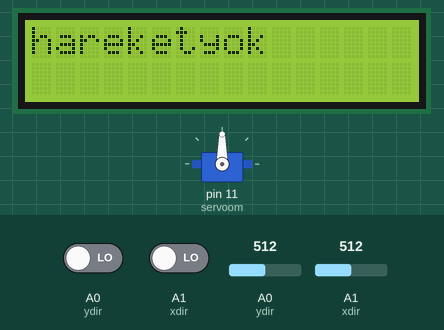
Bench run of a sketch on a simulated Arduino Uno, built with avr-gcc and run on an emulated ATmega328P. Shown: 16×2 character LCD, servo. The test bench sets the inputs (shaded band); at power-on: A0 (ydir) LOW, A1 (xdir) LOW, A0 (ydir) = 512, A1 (xdir) = 512. What the sketch prints to the serial monitor is not drawn.

Above: at 1.8 s.
1.9 s: A0 (ydir) driven HIGH
At 6.7 s:
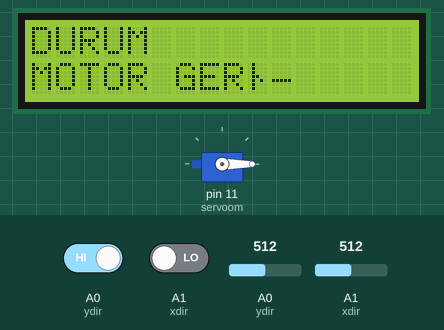
9.3 s: A1 (xdir) driven HIGH
At 11.9 s:
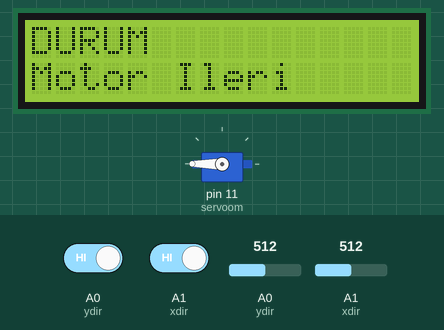
18.4 s: A1 (xdir) driven LOW
At 23.5 s:
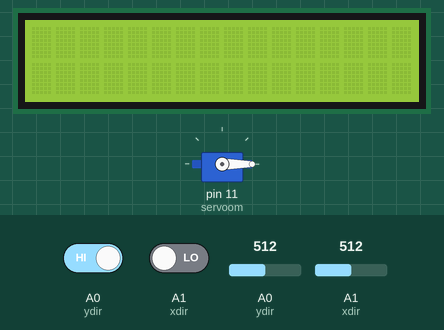
27.5 s: A0 (ydir) driven LOW
At 30.7 s:
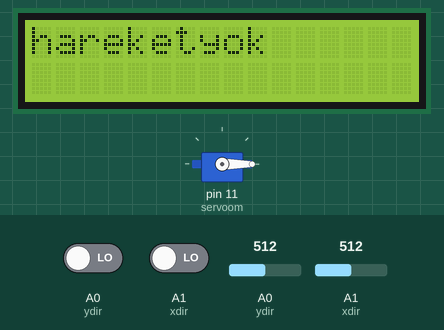
Timing chart, 0 to 32.2 s (numbered marks = the images above; inputs shaded):
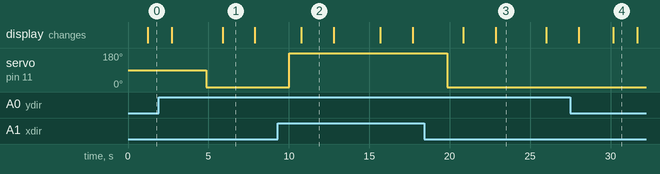

The sketch:

servokont.ino
```cpp
//Tuncer Yılmaz--Arduino UNO ile-Joystick ile Servo Motor

#include <LiquidCrystal.h> //LCD kütüphanesini kodumuza dahil ediyoruz
#include <Servo.h> //Servo kütüphanesini kodumuza dahil ediyoruz

int ydir = A0; //Bağladığımız pinlere göre tanımlamalarımızı yapıyoruz
int xdir = A1;

int xposit = 0;
int yposit = 0;

 int ileri ;
 int geri;
Servo servoom; // motora isim veriyoruz
LiquidCrystal lcd(7, 6, 5, 4, 3, 2); //LCD pinlerini tanımlıyoruz


void setup()
{

  Serial.begin(9600);
  lcd.begin(16, 2);
  pinMode(xdir, INPUT); //buzzer pinini INPUT olarak tanımlıyoruz
  pinMode(ydir, INPUT);
  servoom.attach(11); //motorun bağlı olduğu pin 11


}

void loop() {

  xposit=map(analogRead(xdir),0,1023,0,180);
  yposit=map(analogRead(ydir),0,1023,0,180);


  Serial.print("  ");

  lcd.print("  ");


  lcd.setCursor(0, 0);
  delay(1000); //1000 milisaniye bekle
  // değerleri 1 saniye boyunca ekranda göreceğiz


  lcd.clear(); //Ekranı temizle
  delay(150); //150 milisaniye bekle
  //----------------------------------------------------------------------
  ileri = digitalRead(xdir);
  geri= digitalRead(ydir);

  if (ileri==HIGH) //
  {

    servoom.write(180);
    delay(750);
    Serial.print("MOTOR ILERI");
    lcd.setCursor(0, 0);   //İmleci 1. sütuna al .birinci değer sütun
    lcd.print("DURUM");
    lcd.setCursor(0, 1);   //İmleci 1. sütuna al .birinci değer sütun
    lcd.print("Motor Ileri");
    delay(1000);
  }
  else if(geri==HIGH)
  {
    servoom.write(0); // motoru hareket ettirmek için
    delay(1000);

    Serial.println("MOTOR GERİ"); //Belirlediğimiz kıstaslara uymayan diğer değerler
    lcd.setCursor(0, 0);   //İmleci 1. sütun 1.satıra al .birinci değer sütun ikinci değer satır
    lcd.print("DURUM");
    lcd.setCursor(0, 1); //İmleci 2. satır 1. sütuna al
    lcd.print("MOTOR GERİ");
    delay(1000);
  }

  else {

    Serial.print("hareketyok");
    lcd.print("hareketyok");
    delay(500);
  }

  Serial.println(); //Serial monitörde bir satır aşağı geç
  delay(1000); //1000 milisaniye bekle
  lcd.clear(); //LCD ekranı temizle
  delay(1000);

}
```

Measured:
- after the input at 1.9 s, servo on pin 11 (servoom): 90° → 0° after 3.0 s
- after the input at 9.3 s, servo on pin 11 (servoom): 0° → 180° after 0.73 s; the display: changes after 1.5 s (image 2)
- after the input at 18.4 s, servo on pin 11 (servoom): 180° → 0° after 1.4 s; the display: first changes after 2.4 s (image 3 shows a later state)
- after the input at 27.5 s, the display: first differs from a run without the input after 2.7 s (image 4)
- what the display in image 1 shows lasts 2.0 s, from 5.9 s to 7.9 s
- what the display in image 3 shows lasts 3.1 s, from 22.9 s to 26.0 s
